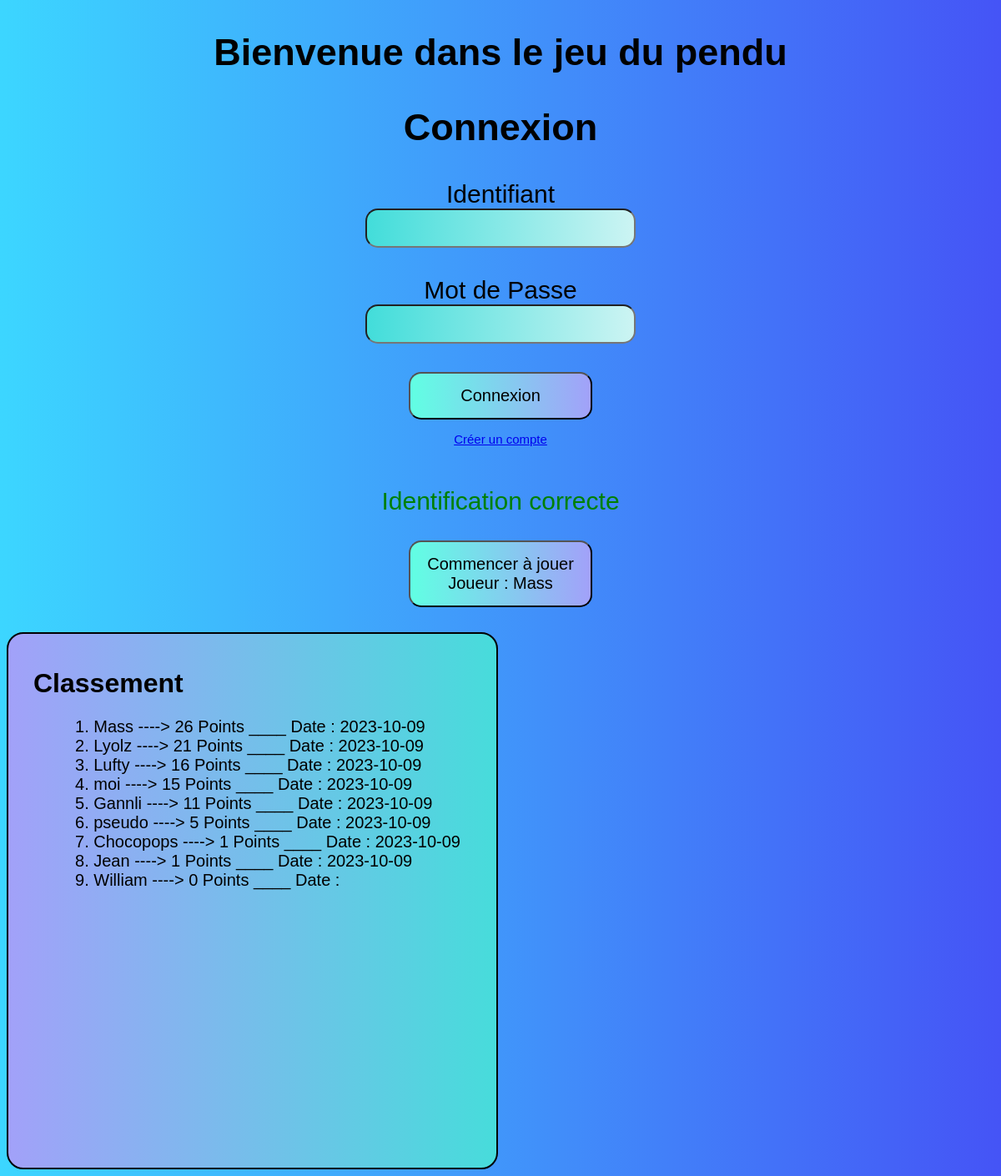
Screenshot of / (signed in) with the database file from the repository.
### tables this page shows
CREATE TABLE IF NOT EXISTS `joueur` (
  `Joueur_id` varchar(100) NOT NULL,
  `mdp` varchar(255) DEFAULT NULL,
  `score` int DEFAULT NULL,
  `DateScore` varchar(255) DEFAULT NULL,
  PRIMARY KEY (`Joueur_id`)
);

### BD.php (the view, shortened to what this page needs)
<?php
function OpenBD()
{
    $user = 'root';
    $pass = '';
    try {
        $bd = new PDO('mysql:host=localhost;dbname=pendu', $user, $pass);
        return $bd;
    } catch (PDOException $e) {
        die('Erreur : ' . $e->getMessage());
        return null;
    }
}
function Classement()
{
    $BD = OpenBD();
    $result = $BD->query("SELECT * FROM joueur ORDER BY score desc");
    $place = 1;
    foreach ($result as $row) {
        echo $place . ". " . $row['Joueur_id'] . " ----> " . $row['score'] . " Points ____ Date : " . $row['DateScore'];
        echo "<br>";
        $place++;
    }
}

### style.css (style rules this page uses)
body { background: linear-gradient(to right, #3cd6ff, #4554f6); }

### rows the page displays
joueur: Joueur_id "Mass", score "26", DateScore "2023-10-09"
joueur: Joueur_id "Lyolz", score "21", DateScore "2023-10-09"
joueur: Joueur_id "Lufty", score "16", DateScore "2023-10-09"
joueur: Joueur_id "moi", score "15", DateScore "2023-10-09"
joueur: Joueur_id "Gannli", score "11", DateScore "2023-10-09"
joueur: Joueur_id "pseudo", score "5", DateScore "2023-10-09"
joueur: Joueur_id "Chocopops", score "1", DateScore "2023-10-09"
joueur: Joueur_id "Jean", score "1", DateScore "2023-10-09"
joueur: Joueur_id "William", score "0"

### other values shown
$_SESSION['IdentificationCorrecte'] "Identification correcte"
getID() "Mass"
